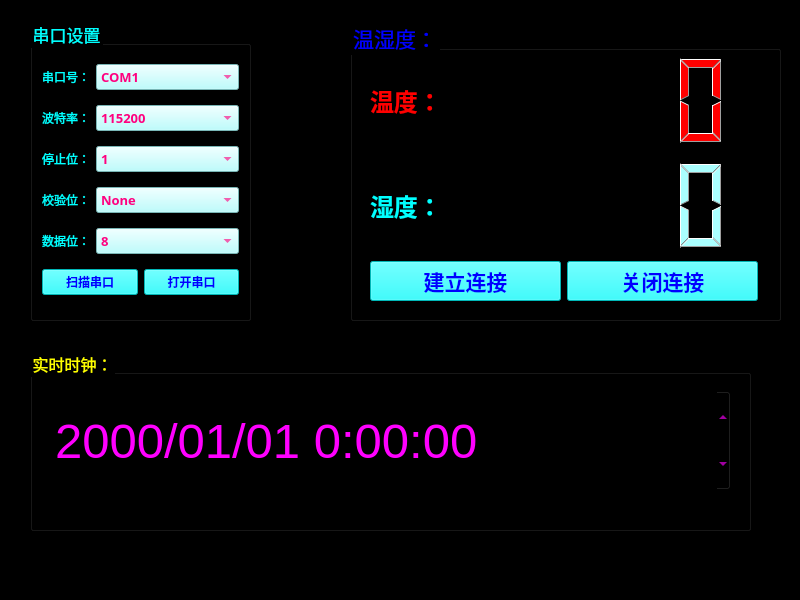
<?xml version="1.0" encoding="UTF-8"?>
<ui version="4.0">
 <class>SerialGetData</class>
 <widget class="QMainWindow" name="SerialGetData">
  <property name="geometry">
   <rect>
    <x>0</x>
    <y>0</y>
    <width>800</width>
    <height>600</height>
   </rect>
  </property>
  <property name="font">
   <font>
    <pointsize>9</pointsize>
   </font>
  </property>
  <property name="cursor">
   <cursorShape>OpenHandCursor</cursorShape>
  </property>
  <property name="windowTitle">
   <string>温湿度显示终端</string>
  </property>
  <property name="windowIcon">
   <iconset resource="image.qrc">
    <normaloff>:/image/icon/temp.png</normaloff>:/image/icon/temp.png</iconset>
  </property>
  <property name="styleSheet">
   <string notr="true">
background-color: rgb(0, 0, 0);</string>
  </property>
  <property name="iconSize">
   <size>
    <width>24</width>
    <height>24</height>
   </size>
  </property>
  <widget class="QWidget" name="centralwidget">
   <widget class="QGroupBox" name="groupBox">
    <property name="geometry">
     <rect>
      <x>30</x>
      <y>20</y>
      <width>221</width>
      <height>301</height>
     </rect>
    </property>
    <property name="font">
     <font>
      <pointsize>13</pointsize>
     </font>
    </property>
    <property name="styleSheet">
     <string notr="true">color: rgb(0, 255, 255);</string>
    </property>
    <property name="title">
     <string>串口设置</string>
    </property>
    <layout class="QVBoxLayout" name="verticalLayout">
     <item>
      <layout class="QHBoxLayout" name="horizontalLayout_5" stretch="1,9">
       <item>
        <widget class="QLabel" name="label">
         <property name="text">
          <string>串口号：</string>
         </property>
        </widget>
       </item>
       <item>
        <widget class="QComboBox" name="serialPortBox">
         <property name="font">
          <font>
           <family>Agency FB</family>
           <pointsize>10</pointsize>
           <weight>75</weight>
           <bold>true</bold>
          </font>
         </property>
         <property name="styleSheet">
          <string notr="true">color: rgb(255, 0, 127);
background-color: rgb(170, 255, 255);
</string>
         </property>
         <item>
          <property name="text">
           <string>COM1</string>
          </property>
         </item>
         <item>
          <property name="text">
           <string>COM2</string>
          </property>
         </item>
         <item>
          <property name="text">
           <string>COM3</string>
          </property>
         </item>
        </widget>
       </item>
      </layout>
     </item>
     <item>
      <layout class="QHBoxLayout" name="horizontalLayout" stretch="1,9">
       <item>
        <widget class="QLabel" name="label_2">
         <property name="text">
          <string>波特率：</string>
         </property>
        </widget>
       </item>
       <item>
        <widget class="QComboBox" name="baudRateBox">
         <property name="font">
          <font>
           <family>Agency FB</family>
           <pointsize>10</pointsize>
           <weight>75</weight>
           <bold>true</bold>
          </font>
         </property>
         <property name="styleSheet">
          <string notr="true">color: rgb(255, 0, 127);
background-color: rgb(170, 255, 255);</string>
         </property>
         <item>
          <property name="text">
           <string>115200</string>
          </property>
         </item>
         <item>
          <property name="text">
           <string>1200</string>
          </property>
         </item>
         <item>
          <property name="text">
           <string>2400</string>
          </property>
         </item>
         <item>
          <property name="text">
           <string>4800</string>
          </property>
         </item>
         <item>
          <property name="text">
           <string>9600</string>
          </property>
         </item>
         <item>
          <property name="text">
           <string>14400</string>
          </property>
         </item>
         <item>
          <property name="text">
           <string>19200</string>
          </property>
         </item>
         <item>
          <property name="text">
           <string>38400</string>
          </property>
         </item>
         <item>
          <property name="text">
           <string>56000</string>
          </property>
         </item>
         <item>
          <property name="text">
           <string>57600</string>
          </property>
         </item>
        </widget>
       </item>
      </layout>
     </item>
     <item>
      <layout class="QHBoxLayout" name="horizontalLayout_4" stretch="1,9">
       <item>
        <widget class="QLabel" name="label_5">
         <property name="text">
          <string>停止位：</string>
         </property>
        </widget>
       </item>
       <item>
        <widget class="QComboBox" name="stopBitBox">
         <property name="font">
          <font>
           <family>Agency FB</family>
           <pointsize>10</pointsize>
           <weight>75</weight>
           <bold>true</bold>
          </font>
         </property>
         <property name="styleSheet">
          <string notr="true">color: rgb(255, 0, 127);
background-color: rgb(170, 255, 255);</string>
         </property>
         <item>
          <property name="text">
           <string>1</string>
          </property>
         </item>
         <item>
          <property name="text">
           <string>2</string>
          </property>
         </item>
        </widget>
       </item>
      </layout>
     </item>
     <item>
      <layout class="QHBoxLayout" name="horizontalLayout_3" stretch="1,9">
       <item>
        <widget class="QLabel" name="label_3">
         <property name="text">
          <string>校验位：</string>
         </property>
        </widget>
       </item>
       <item>
        <widget class="QComboBox" name="chekBitBox">
         <property name="font">
          <font>
           <family>Agency FB</family>
           <pointsize>10</pointsize>
           <weight>75</weight>
           <bold>true</bold>
          </font>
         </property>
         <property name="styleSheet">
          <string notr="true">color: rgb(255, 0, 127);
background-color: rgb(170, 255, 255);</string>
         </property>
         <item>
          <property name="text">
           <string>None</string>
          </property>
         </item>
        </widget>
       </item>
      </layout>
     </item>
     <item>
      <layout class="QHBoxLayout" name="horizontalLayout_2" stretch="1,9">
       <item>
        <widget class="QLabel" name="label_4">
         <property name="text">
          <string>数据位：</string>
         </property>
        </widget>
       </item>
       <item>
        <widget class="QComboBox" name="dataBitBox">
         <property name="font">
          <font>
           <family>Agency FB</family>
           <pointsize>10</pointsize>
           <weight>75</weight>
           <bold>true</bold>
          </font>
         </property>
         <property name="styleSheet">
          <string notr="true">color: rgb(255, 0, 127);
background-color: rgb(170, 255, 255);</string>
         </property>
         <item>
          <property name="text">
           <string>8</string>
          </property>
         </item>
         <item>
          <property name="text">
           <string>7</string>
          </property>
         </item>
         <item>
          <property name="text">
           <string>6</string>
          </property>
         </item>
         <item>
          <property name="text">
           <string>5</string>
          </property>
         </item>
        </widget>
       </item>
      </layout>
     </item>
     <item>
      <layout class="QHBoxLayout" name="horizontalLayout_6">
       <item>
        <widget class="QPushButton" name="scanSerialBtn">
         <property name="font">
          <font>
           <pointsize>9</pointsize>
           <weight>75</weight>
           <bold>true</bold>
          </font>
         </property>
         <property name="styleSheet">
          <string notr="true">background-color: rgb(0, 255, 255);
color: rgb(0, 0, 255);
border-color: rgb(255, 0, 0);</string>
         </property>
         <property name="text">
          <string>扫描串口</string>
         </property>
        </widget>
       </item>
       <item>
        <widget class="QPushButton" name="openSerialBtn">
         <property name="font">
          <font>
           <pointsize>9</pointsize>
           <weight>75</weight>
           <bold>true</bold>
          </font>
         </property>
         <property name="styleSheet">
          <string notr="true">background-color: rgb(0, 255, 255);
color: rgb(0, 0, 255);
border-color: rgb(255, 0, 0);</string>
         </property>
         <property name="text">
          <string>打开串口</string>
         </property>
        </widget>
       </item>
      </layout>
     </item>
    </layout>
   </widget>
   <widget class="QGroupBox" name="groupBox_2">
    <property name="geometry">
     <rect>
      <x>30</x>
      <y>350</y>
      <width>721</width>
      <height>181</height>
     </rect>
    </property>
    <property name="font">
     <font>
      <pointsize>12</pointsize>
     </font>
    </property>
    <property name="styleSheet">
     <string notr="true">color: rgb(255, 255, 0);</string>
    </property>
    <property name="title">
     <string>实时时钟：</string>
    </property>
    <widget class="QDateTimeEdit" name="dateTimeEdit">
     <property name="geometry">
      <rect>
       <x>20</x>
       <y>40</y>
       <width>681</width>
       <height>101</height>
      </rect>
     </property>
     <property name="font">
      <font>
       <pointsize>37</pointsize>
      </font>
     </property>
     <property name="cursor">
      <cursorShape>PointingHandCursor</cursorShape>
     </property>
     <property name="styleSheet">
      <string notr="true">color: rgb(255, 0, 255);
gridline-color: rgb(255, 0, 0);
background-color: rgb(0, 0, 0);
boder:none;</string>
     </property>
     <property name="displayFormat">
      <string>yyyy/MM/dd H:mm:ss</string>
     </property>
    </widget>
   </widget>
   <widget class="QGroupBox" name="groupBox_3">
    <property name="geometry">
     <rect>
      <x>350</x>
      <y>20</y>
      <width>431</width>
      <height>301</height>
     </rect>
    </property>
    <property name="font">
     <font>
      <pointsize>16</pointsize>
     </font>
    </property>
    <property name="styleSheet">
     <string notr="true">color: rgb(0, 0, 255);</string>
    </property>
    <property name="title">
     <string>温湿度：</string>
    </property>
    <widget class="QWidget" name="layoutWidget">
     <property name="geometry">
      <rect>
       <x>20</x>
       <y>30</y>
       <width>388</width>
       <height>251</height>
      </rect>
     </property>
     <layout class="QVBoxLayout" name="verticalLayout_2" stretch="1,1,0">
      <item>
       <layout class="QHBoxLayout" name="horizontalLayout_7" stretch="1,9">
        <item>
         <widget class="QLabel" name="label_6">
          <property name="font">
           <font>
            <pointsize>18</pointsize>
            <weight>75</weight>
            <bold>true</bold>
           </font>
          </property>
          <property name="styleSheet">
           <string notr="true">color: rgb(255, 0, 0);</string>
          </property>
          <property name="text">
           <string>温度：</string>
          </property>
         </widget>
        </item>
        <item>
         <widget class="QLCDNumber" name="lcdTemp">
          <property name="styleSheet">
           <string notr="true">color: rgb(255, 0, 0);
background-color: rgb(0, 0, 0);
border-color: rgb(255, 0, 0);</string>
          </property>
          <property name="digitCount">
           <number>5</number>
          </property>
          <property name="mode">
           <enum>QLCDNumber::Dec</enum>
          </property>
         </widget>
        </item>
       </layout>
      </item>
      <item>
       <layout class="QHBoxLayout" name="horizontalLayout_8" stretch="1,9">
        <item>
         <widget class="QLabel" name="label_7">
          <property name="font">
           <font>
            <pointsize>18</pointsize>
            <weight>75</weight>
            <bold>true</bold>
           </font>
          </property>
          <property name="styleSheet">
           <string notr="true">color: rgb(0, 255, 255);</string>
          </property>
          <property name="text">
           <string>湿度：</string>
          </property>
         </widget>
        </item>
        <item>
         <widget class="QLCDNumber" name="lcdHuim">
          <property name="styleSheet">
           <string notr="true">color: rgb(170, 255, 255);
border-color: rgb(0, 255, 255);
background-color: rgb(0, 0, 0);</string>
          </property>
         </widget>
        </item>
       </layout>
      </item>
      <item>
       <layout class="QHBoxLayout" name="horizontalLayout_10">
        <item>
         <widget class="QPushButton" name="eConnectBtn">
          <property name="font">
           <font>
            <family>Agency FB</family>
            <pointsize>16</pointsize>
            <weight>75</weight>
            <italic>false</italic>
            <bold>true</bold>
           </font>
          </property>
          <property name="styleSheet">
           <string notr="true">background-color: rgb(0, 255, 255);
border-color: rgb(255, 0, 0);</string>
          </property>
          <property name="text">
           <string>建立连接</string>
          </property>
          <property name="icon">
           <iconset resource="image.qrc">
            <normaloff>:/image/icon/connect.png</normaloff>:/image/icon/connect.png</iconset>
          </property>
          <property name="iconSize">
           <size>
            <width>30</width>
            <height>30</height>
           </size>
          </property>
         </widget>
        </item>
        <item>
         <widget class="QPushButton" name="eDisconnectBtn">
          <property name="font">
           <font>
            <family>Agency FB</family>
            <pointsize>16</pointsize>
            <weight>75</weight>
            <bold>true</bold>
           </font>
          </property>
          <property name="styleSheet">
           <string notr="true">background-color: rgb(0, 255, 255);
border-color: rgb(255, 0, 0);</string>
          </property>
          <property name="text">
           <string>关闭连接</string>
          </property>
          <property name="icon">
           <iconset resource="image.qrc">
            <normaloff>:/image/icon/disconnect.png</normaloff>:/image/icon/disconnect.png</iconset>
          </property>
          <property name="iconSize">
           <size>
            <width>30</width>
            <height>30</height>
           </size>
          </property>
         </widget>
        </item>
       </layout>
      </item>
     </layout>
    </widget>
   </widget>
  </widget>
  <widget class="QMenuBar" name="menubar">
   <property name="geometry">
    <rect>
     <x>0</x>
     <y>0</y>
     <width>800</width>
     <height>26</height>
    </rect>
   </property>
  </widget>
  <widget class="QStatusBar" name="statusbar"/>
 </widget>
 <resources>
  <include location="image.qrc"/>
 </resources>
 <connections/>
</ui>
